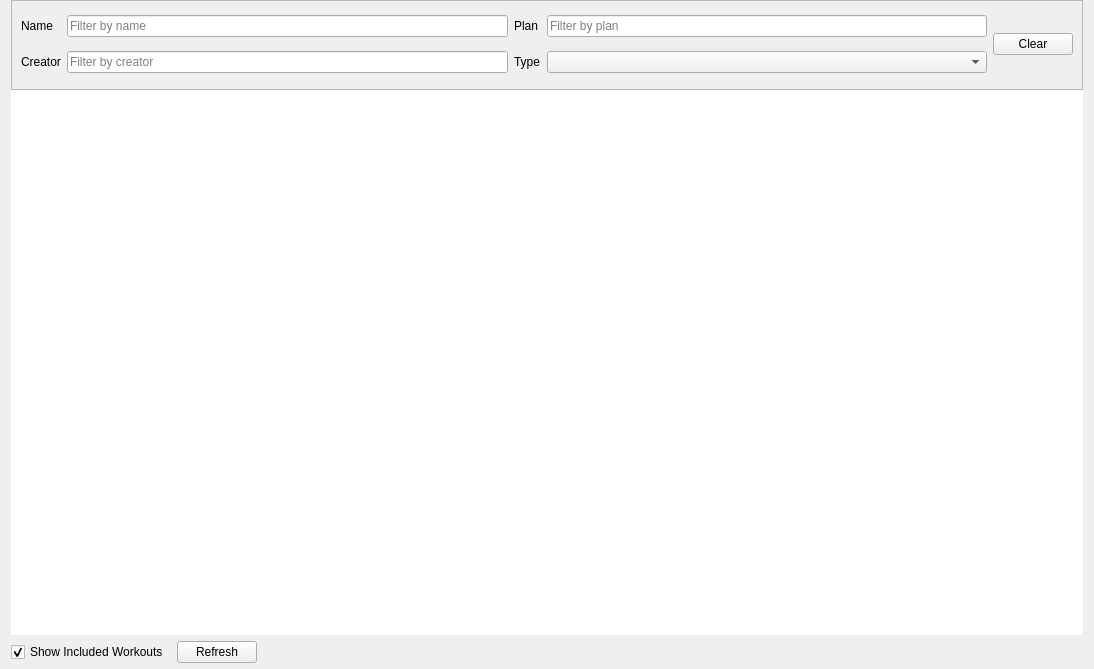
<?xml version="1.0" encoding="UTF-8"?>
<ui version="4.0">
 <class>Main_WorkoutPage</class>
 <widget class="QWidget" name="Main_WorkoutPage">
  <property name="geometry">
   <rect>
    <x>0</x>
    <y>0</y>
    <width>1094</width>
    <height>669</height>
   </rect>
  </property>
  <property name="windowTitle">
   <string>Form</string>
  </property>
  <layout class="QVBoxLayout" name="verticalLayout">
   <property name="spacing">
    <number>0</number>
   </property>
   <property name="topMargin">
    <number>0</number>
   </property>
   <property name="bottomMargin">
    <number>0</number>
   </property>
   <item>
    <widget class="QFrame" name="frame_workout_filter">
     <property name="minimumSize">
      <size>
       <width>0</width>
       <height>90</height>
      </size>
     </property>
     <property name="maximumSize">
      <size>
       <width>16777215</width>
       <height>90</height>
      </size>
     </property>
     <property name="frameShape">
      <enum>QFrame::StyledPanel</enum>
     </property>
     <property name="frameShadow">
      <enum>QFrame::Raised</enum>
     </property>
     <layout class="QGridLayout" name="gridLayout_workout_filter">
      <property name="leftMargin">
       <number>9</number>
      </property>
      <property name="topMargin">
       <number>6</number>
      </property>
      <property name="rightMargin">
       <number>9</number>
      </property>
      <property name="bottomMargin">
       <number>6</number>
      </property>
      <item row="0" column="0">
       <widget class="QLabel" name="label_filter_name">
        <property name="text">
         <string>Name</string>
        </property>
       </widget>
      </item>
      <item row="0" column="1">
       <widget class="QLineEdit" name="lineEdit_filter_name">
        <property name="placeholderText">
         <string>Filter by name</string>
        </property>
       </widget>
      </item>
      <item row="0" column="2">
       <widget class="QLabel" name="label_filter_plan">
        <property name="text">
         <string>Plan</string>
        </property>
       </widget>
      </item>
      <item row="0" column="3">
       <widget class="QLineEdit" name="lineEdit_filter_plan">
        <property name="placeholderText">
         <string>Filter by plan</string>
        </property>
       </widget>
      </item>
      <item row="1" column="0">
       <widget class="QLabel" name="label_filter_creator">
        <property name="text">
         <string>Creator</string>
        </property>
       </widget>
      </item>
      <item row="1" column="1">
       <widget class="QLineEdit" name="lineEdit_filter_creator">
        <property name="placeholderText">
         <string>Filter by creator</string>
        </property>
       </widget>
      </item>
      <item row="1" column="2">
       <widget class="QLabel" name="label_filter_type">
        <property name="text">
         <string>Type</string>
        </property>
       </widget>
      </item>
      <item row="1" column="3">
       <widget class="QComboBox" name="comboBox_filter_type"/>
      </item>
      <item row="0" column="4" rowspan="2">
       <widget class="QPushButton" name="pushButton_filter_clear">
        <property name="text">
         <string>Clear</string>
        </property>
       </widget>
      </item>
     </layout>
    </widget>
   </item>
   <item>
    <widget class="TableViewHover" name="tableView_workout">
     <property name="sizePolicy">
      <sizepolicy hsizetype="Preferred" vsizetype="Expanding">
       <horstretch>0</horstretch>
       <verstretch>0</verstretch>
      </sizepolicy>
     </property>
     <property name="autoFillBackground">
      <bool>false</bool>
     </property>
     <property name="styleSheet">
      <string notr="true"/>
     </property>
     <property name="frameShape">
      <enum>QFrame::NoFrame</enum>
     </property>
     <property name="frameShadow">
      <enum>QFrame::Plain</enum>
     </property>
     <property name="lineWidth">
      <number>1</number>
     </property>
     <property name="horizontalScrollBarPolicy">
      <enum>Qt::ScrollBarAsNeeded</enum>
     </property>
     <property name="editTriggers">
      <set>QAbstractItemView::NoEditTriggers</set>
     </property>
     <property name="showDropIndicator" stdset="0">
      <bool>false</bool>
     </property>
     <property name="alternatingRowColors">
      <bool>false</bool>
     </property>
     <property name="selectionMode">
      <enum>QAbstractItemView::SingleSelection</enum>
     </property>
     <property name="selectionBehavior">
      <enum>QAbstractItemView::SelectRows</enum>
     </property>
     <property name="showGrid">
      <bool>true</bool>
     </property>
     <property name="gridStyle">
      <enum>Qt::DotLine</enum>
     </property>
     <property name="sortingEnabled">
      <bool>true</bool>
     </property>
     <property name="cornerButtonEnabled">
      <bool>false</bool>
     </property>
     <attribute name="horizontalHeaderDefaultSectionSize">
      <number>95</number>
     </attribute>
     <attribute name="horizontalHeaderMinimumSectionSize">
      <number>27</number>
     </attribute>
     <attribute name="verticalHeaderVisible">
      <bool>false</bool>
     </attribute>
     <attribute name="verticalHeaderHighlightSections">
      <bool>false</bool>
     </attribute>
    </widget>
   </item>
   <item>
    <layout class="QHBoxLayout" name="horizontalLayout">
     <property name="spacing">
      <number>3</number>
     </property>
     <property name="topMargin">
      <number>6</number>
     </property>
     <property name="bottomMargin">
      <number>3</number>
     </property>
     <item>
      <widget class="QCheckBox" name="checkBox">
       <property name="sizePolicy">
        <sizepolicy hsizetype="Preferred" vsizetype="Fixed">
         <horstretch>0</horstretch>
         <verstretch>0</verstretch>
        </sizepolicy>
       </property>
       <property name="minimumSize">
        <size>
         <width>145</width>
         <height>0</height>
        </size>
       </property>
       <property name="text">
        <string>Show Included Workouts</string>
       </property>
       <property name="checked">
        <bool>true</bool>
       </property>
      </widget>
     </item>
     <item>
      <spacer name="horizontalSpacer_2">
       <property name="orientation">
        <enum>Qt::Horizontal</enum>
       </property>
       <property name="sizeType">
        <enum>QSizePolicy::Fixed</enum>
       </property>
       <property name="sizeHint" stdset="0">
        <size>
         <width>5</width>
         <height>20</height>
        </size>
       </property>
      </spacer>
     </item>
     <item>
      <widget class="QPushButton" name="pushButton_refresh">
       <property name="sizePolicy">
        <sizepolicy hsizetype="Preferred" vsizetype="Fixed">
         <horstretch>0</horstretch>
         <verstretch>0</verstretch>
        </sizepolicy>
       </property>
       <property name="text">
        <string>Refresh</string>
       </property>
       <property name="icon">
        <iconset resource="../MyResources.qrc">
         <normaloff>:/image/icon/refresh</normaloff>:/image/icon/refresh</iconset>
       </property>
      </widget>
     </item>
     <item>
      <spacer name="horizontalSpacer">
       <property name="orientation">
        <enum>Qt::Horizontal</enum>
       </property>
       <property name="sizeHint" stdset="0">
        <size>
         <width>40</width>
         <height>20</height>
        </size>
       </property>
      </spacer>
     </item>
    </layout>
   </item>
   <item>
    <spacer name="verticalSpacer">
     <property name="orientation">
      <enum>Qt::Vertical</enum>
     </property>
     <property name="sizeType">
      <enum>QSizePolicy::Fixed</enum>
     </property>
     <property name="sizeHint" stdset="0">
      <size>
       <width>20</width>
       <height>3</height>
      </size>
     </property>
    </spacer>
   </item>
  </layout>
 </widget>
 <customwidgets>
  <customwidget>
   <class>TableViewHover</class>
   <extends>QTableView</extends>
   <header>tableviewhover.h</header>
  </customwidget>
 </customwidgets>
 <resources>
  <include location="../MyResources.qrc"/>
 </resources>
 <connections/>
</ui>
